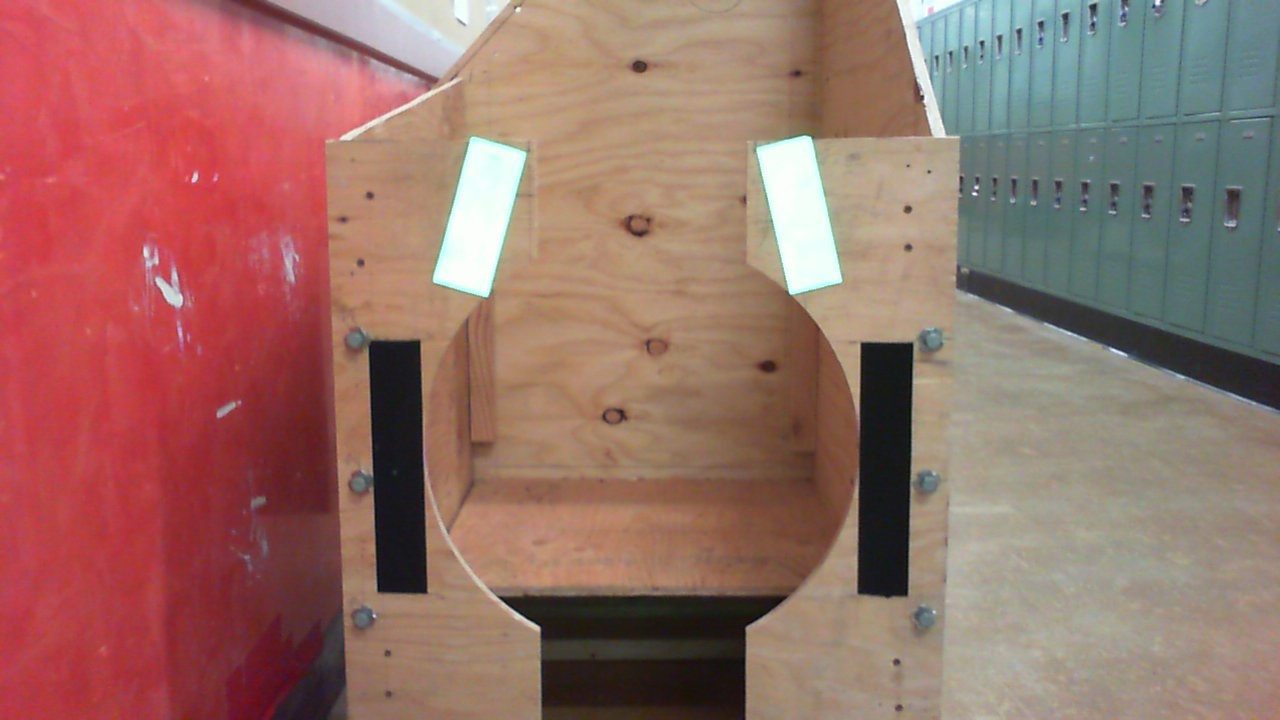
#> input picture ExperimentalFiles/WIN_20190122_17_53_22_Pro.jpg, 1280 x 720 px
$ python TapeRecStillPhoto.py
#> lines starting #> are read from the running program, lines starting #| are printed output that depends on the picture; after the words box and inside, x2 and y2 are one past the last pixel; in counts of white or black regions, pixels touching at a corner belong together
#> further down, frame is the input picture: shape (720, 1280, 3); mean B, G, R 103.7, 112.3, 151.9
"""
This is tape detectiong using still photos with angles and self created algorithm
"""

import numpy as np
import cv2
import math
from enum import Enum

class GripPipeline:
    """
    An OpenCV pipeline generated by GRIP.
    """

    def __init__(self):
        """initializes all values to presets or None if need to be set
        """

        self.__hsv_threshold_hue = [0.0, 180.0]
        self.__hsv_threshold_saturation = [0.0, 130.5050505050505]
        self.__hsv_threshold_value = [249.95503597122303, 255.0]

        self.hsv_threshold_output = None

        self.__find_contours_input = self.hsv_threshold_output
        self.__find_contours_external_only = False

        self.find_contours_output = None

        self.__filter_contours_contours = self.find_contours_output
        self.__filter_contours_min_area = 100.0
        self.__filter_contours_min_perimeter = 200.0
        self.__filter_contours_min_width = 50.0
        self.__filter_contours_max_width = 100.0
        self.__filter_contours_min_height = 0.0
        self.__filter_contours_max_height = 200.0
        self.__filter_contours_solidity = [0, 100]
        self.__filter_contours_max_vertices = 1000000.0
        self.__filter_contours_min_vertices = 0.0
        self.__filter_contours_min_ratio = 0.0
        self.__filter_contours_max_ratio = 1000.0

        self.filter_contours_output = None

        self.__convex_hulls_contours = self.filter_contours_output

        self.convex_hulls_output = None


    def process(self, source0):
        """
        Runs the pipeline and sets all outputs to new values.
        """
        # Step HSV_Threshold0:
        self.__hsv_threshold_input = source0
        (self.hsv_threshold_output) = self.__hsv_threshold(self.__hsv_threshold_input, self.__hsv_threshold_hue, self.__hsv_threshold_saturation, self.__hsv_threshold_value)

        # Step Find_Contours0:
        self.__find_contours_input = self.hsv_threshold_output
        (self.find_contours_output) = self.__find_contours(self.__find_contours_input, self.__find_contours_external_only)

        # Step Filter_Contours0:
        self.__filter_contours_contours = self.find_contours_output
        (self.filter_contours_output) = self.__filter_contours(self.__filter_contours_contours, self.__filter_contours_min_area, self.__filter_contours_min_perimeter, self.__filter_contours_min_width, self.__filter_contours_max_width, self.__filter_contours_min_height, self.__filter_contours_max_height, self.__filter_contours_solidity, self.__filter_contours_max_vertices, self.__filter_contours_min_vertices, self.__filter_contours_min_ratio, self.__filter_contours_max_ratio)

        # Step Convex_Hulls0:
        self.__convex_hulls_contours = self.filter_contours_output
        (self.convex_hulls_output) = self.__convex_hulls(self.__convex_hulls_contours)


    @staticmethod
    def __hsv_threshold(input, hue, sat, val):
        """Segment an image based on hue, saturation, and value ranges.
        Args:
            input: A BGR numpy.ndarray.
            hue: A list of two numbers the are the min and max hue.
            sat: A list of two numbers the are the min and max saturation.
            lum: A list of two numbers the are the min and max value.
        Returns:
            A black and white numpy.ndarray.
        """
        out = cv2.cvtColor(input, cv2.COLOR_BGR2HSV)
#> out: shape (720, 1280, 3); mean H, S, V 65, 93, 156.2
        return cv2.inRange(out, (hue[0], sat[0], val[0]),  (hue[1], sat[1], val[1]))
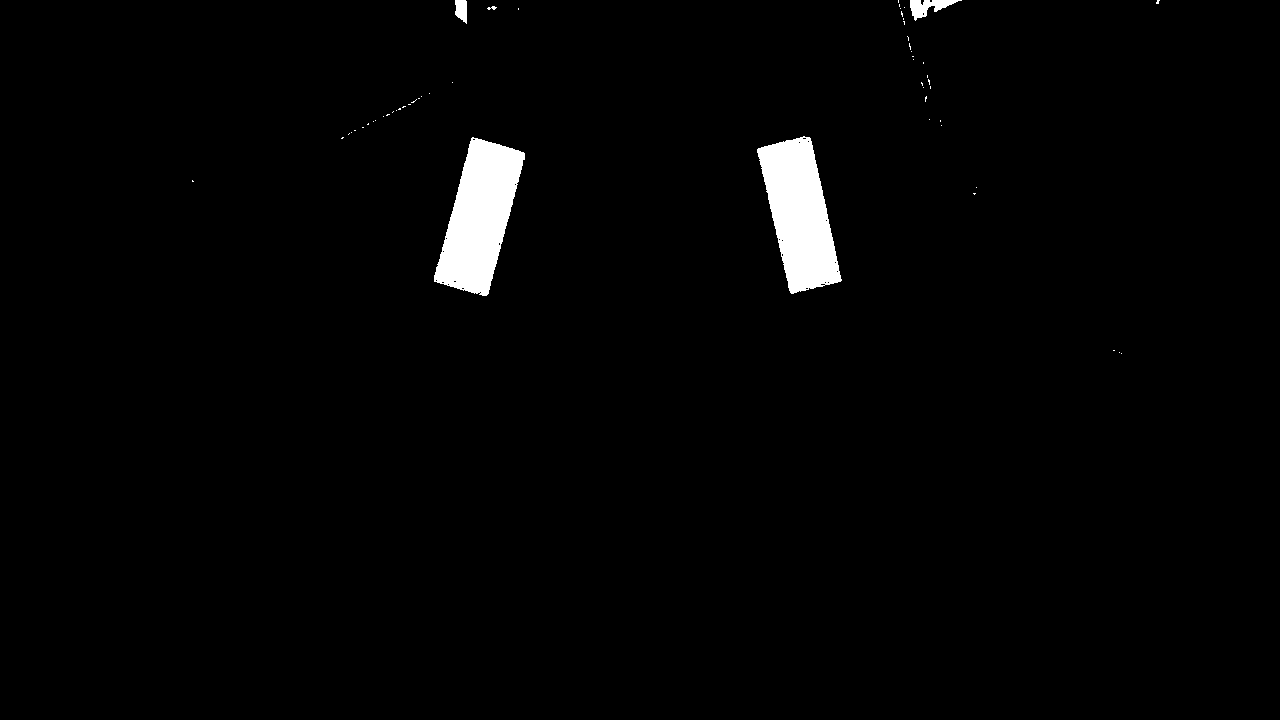
#> returned value: shape (720, 1280); 1.9% white; 55 white regions (50 under 20 px), largest, box (x1, y1, x2, y2) and area: (434, 137, 525, 296) 8433, (757, 136, 842, 294) 8103, (910, 0, 962, 21) 491, (455, 0, 467, 24) 227, (487, 6, 497, 10) 23

    @staticmethod
    def __find_contours(input, external_only):
        """Sets the values of pixels in a binary image to their distance to the nearest black pixel.
        Args:
            input: A numpy.ndarray.
            external_only: A boolean. If true only external contours are found.
        Return:
            A list of numpy.ndarray where each one represents a contour.
        """
        if(external_only):
            mode = cv2.RETR_EXTERNAL
        else:
            mode = cv2.RETR_LIST
        method = cv2.CHAIN_APPROX_SIMPLE
        contours, hierarchy =cv2.findContours(input, mode=mode, method=method)
        return contours

    @staticmethod
    def __filter_contours(input_contours, min_area, min_perimeter, min_width, max_width,
                        min_height, max_height, solidity, max_vertex_count, min_vertex_count,
                        min_ratio, max_ratio):
        """Filters out contours that do not meet certain criteria.
        Args:
            input_contours: Contours as a list of numpy.ndarray.
            min_area: The minimum area of a contour that will be kept.
            min_perimeter: The minimum perimeter of a contour that will be kept.
            min_width: Minimum width of a contour.
            max_width: MaxWidth maximum width.
            min_height: Minimum height.
            max_height: Maximimum height.
            solidity: The minimum and maximum solidity of a contour.
            min_vertex_count: Minimum vertex Count of the contours.
            max_vertex_count: Maximum vertex Count.
            min_ratio: Minimum ratio of width to height.
            max_ratio: Maximum ratio of width to height.
        Returns:
            Contours as a list of numpy.ndarray.
        """
#> called with min_area = 100, min_perimeter = 200, min_width = 50, max_width = 100, min_height = 0, max_height = 200, max_vertex_count = 1000000, min_vertex_count = 0
        output = []
        for contour in input_contours:
            x,y,w,h = cv2.boundingRect(contour)
            if (w < min_width or w > max_width):
                continue
            if (h < min_height or h > max_height):
                continue
            area = cv2.contourArea(contour)
            if (area < min_area):
                continue
            if (cv2.arcLength(contour, True) < min_perimeter):
                continue
            hull = cv2.convexHull(contour)
            solid = 100 * area / cv2.contourArea(hull)
            if (solid < solidity[0] or solid > solidity[1]):
                continue
            if (len(contour) < min_vertex_count or len(contour) > max_vertex_count):
                continue
            ratio = (float)(w) / h
            if (ratio < min_ratio or ratio > max_ratio):
                continue
            output.append(contour)
        return output

    @staticmethod
    def __convex_hulls(input_contours):
        """Computes the convex hulls of contours.
        Args:
            input_contours: A list of numpy.ndarray that each represent a contour.
        Returns:
            A list of numpy.ndarray that each represent a contour.
        """
        output = []
        for contour in input_contours:
            output.append(cv2.convexHull(contour))
        return output


# Self written code
frame = cv2.imread('WIN_20190122_17_53_22_Pro.jpg')
shape = cv2.imread('WIN_20190122_17_53_22_Pro.jpg')
boundedImg = cv2.imread('WIN_20190122_17_53_22_Pro.jpg')
eyes = GripPipeline()

class Tape:
    def __init__(self, cnt):
        self.center = None
        self.angle = None
        self.area = None
        self.vertices =  np.int0(cv2.boxPoints(cv2.minAreaRect(cnt)))
        self.sortedVerticesX = []
        self.sortedVerticesY = []
        self.contour = cnt

    def getCenter(self):
        M = cv2.moments(self.contour)
        self.center = (int(M['m10']/M['m00']), int(M['m01']/M['m00']))
        return self.center

    def getArea(self):
        M = cv2.moments(self.contour)
        self.area = M['m00']
        return self.area

    def getSortedVerticesX(self):
        def x(list):
            return list[1]
        self.sortedVerticesX = list(sorted(self.vertices, key = x))
        return self.sortedVerticesX

    def getSortedVerticesY(self):
        def Y(list):
            return list[1]
        self.sortedVerticesY = sorted(self.vertices, key = Y)
        return self.sortedVerticesY

    # def getAngle(self):
    #     self.angle = math.degrees(math.atan2(self.getSortedVerticesX()[1][0]-self.getSortedVerticesX()[0][0], self.getSortedVerticesX()[1][1]-self.getSortedVerticesX()[0][1]))
    #     return self.angle

    def getVertices(self):
        return self.vertices

    def getCenterLine(self, img):
        rows,cols = img.shape[:2]
        [vx,vy,x,y] = cv2.fitLine(self.contour, cv2.DIST_L2,0,0.01,0.01)
        lefty = int((-x*vy/vx) + y)
        righty = int(((cols-x)*vy/vx)+y)
        return [rows, cols, lefty, righty]

    def getEquation(self, img):
        rightPt = [self.getCenterLine(img)[1]-1, self.getCenterLine(img)[3]]
        leftPt = [0,self.getCenterLine(img)[2]]
        a = -(self.getCenterLine(img)[3]-self.getCenterLine(img)[2])
        b = self.getCenterLine(img)[1]-1
        c = self.getCenterLine(img)[3]*(self.getCenterLine(img)[1]-1)
        return [a,b,c]


def findIntercept(tape1, tape2, img):
    y = ((tape1.getEquation(img)[0]*tape2.getEquation(img)[2])-(tape1.getEquation(img)[2]*tape2.getEquation(img)[0]))/((tape1.getEquation(img)[0]*tape2.getEquation(img)[1])-(tape1.getEquation(img)[1]*tape2.getEquation(img)[0]))
    return y

def findCenter(tape1, tape2):
    M1 = cv2.moments(tape1.contour)
    M2 = cv2.moments(tape2.contour)
    c1x, c1y = int(M1['m10']/M1['m00']), int(M1['m01']/M1['m00'])
    c2x, c2y = int(M2['m10']/M2['m00']), int(M2['m01']/M2['m00'])
    centerX = int((c1x + c2x)/2)
    centerY = int((c1y + c2y)/2)
    return [centerX, centerY]
# access the generated code
eyes.process(frame)


    # Draws the bounding rectangle, the reason for it to be in if statement is because the tape is not always detected
    # Creates rectangle
tapeNum = 0
numOftape = len(eyes.filter_contours_output)
font = cv2.FONT_HERSHEY_SIMPLEX
boundedImg = cv2.putText(boundedImg,'# of tapes: '+str(numOftape),(10,12), font, 0.5,(255,255,255),1,cv2.LINE_AA)
#> boundedImg: shape (720, 1280, 3); 0.07% of pixels changed, all inside (x1, y1, x2, y2) = (11, 0, 118, 17)
tapes = []
sortedTapes = []
groups = []
for borders in eyes.filter_contours_output:
    tape = Tape(borders)
    tapes.append(tape)
    tapeNum += 1
    boundedImg = cv2.drawContours(boundedImg,[tape.vertices],0,(0,0,255),2)
        # Gets statistics on the rectangle
    boundedImg=cv2.circle(boundedImg, tape.getCenter(), 5, (0,255,0), thickness=-1, lineType=8, shift=0)
    # boundedImg = cv2.putText(boundedImg,'Tape#: '+str(tapeNum)+', Center at: '+str(tape.getCenter()[0])+','+str(tape.getCenter()[1])+'Angle: '+str(math.floor(tape.getAngle())),(tape.vertices[0][0],tape.vertices[0][1]), font, 0.4,(255,255,255),1,cv2.LINE_AA)
    boundedImg = cv2.putText(boundedImg,'Tape#: '+str(tapeNum)+', Center at: '+str(tape.getCenter()[0])+','+str(tape.getCenter()[1]),(tape.vertices[0][0],tape.vertices[0][1]), font, 0.4,(255,255,255),1,cv2.LINE_AA)

    def getLeftCorner(list):
        return list.getSortedVerticesX()[0][0]
    sortedTapes = sorted(tapes, key = getLeftCorner)

    # Grouping
    for i in range(len(tapes)):
        for j in range(len(tapes)):
            if (sortedTapes[i].getCenter()!=sortedTapes[j].getCenter()) and findIntercept(sortedTapes[i], sortedTapes[j], boundedImg) < findCenter(sortedTapes[i], sortedTapes[j])[1] :
                groups.append([sortedTapes[i], sortedTapes[j]])
                break
    list(set(tapes))


    # Finding the middle point only if there are 2 tapes (will be updated later)
    for target in groups:
        # [9 lines of commented-out code are left out]
        boundedImg =  cv2.rectangle(boundedImg,(target[0].getSortedVerticesX()[2][0],target[0].getSortedVerticesX()[0][1]),(target[1].getSortedVerticesY()[2][0],target[1].getSortedVerticesY()[3][1]),(0,255,0),3)
        for strip in target:
            boundedImg = cv2.line(boundedImg,(strip.getCenterLine(boundedImg)[1]-1,strip.getCenterLine(boundedImg)[3]),(0,strip.getCenterLine(boundedImg)[2]),(0,255,0),2)
#> this loop made 2 passes
#> pass 1, `boundedImg = cv2.putText(boundedImg,'Tape#: '+str(tapeNum)+', Center a..`:
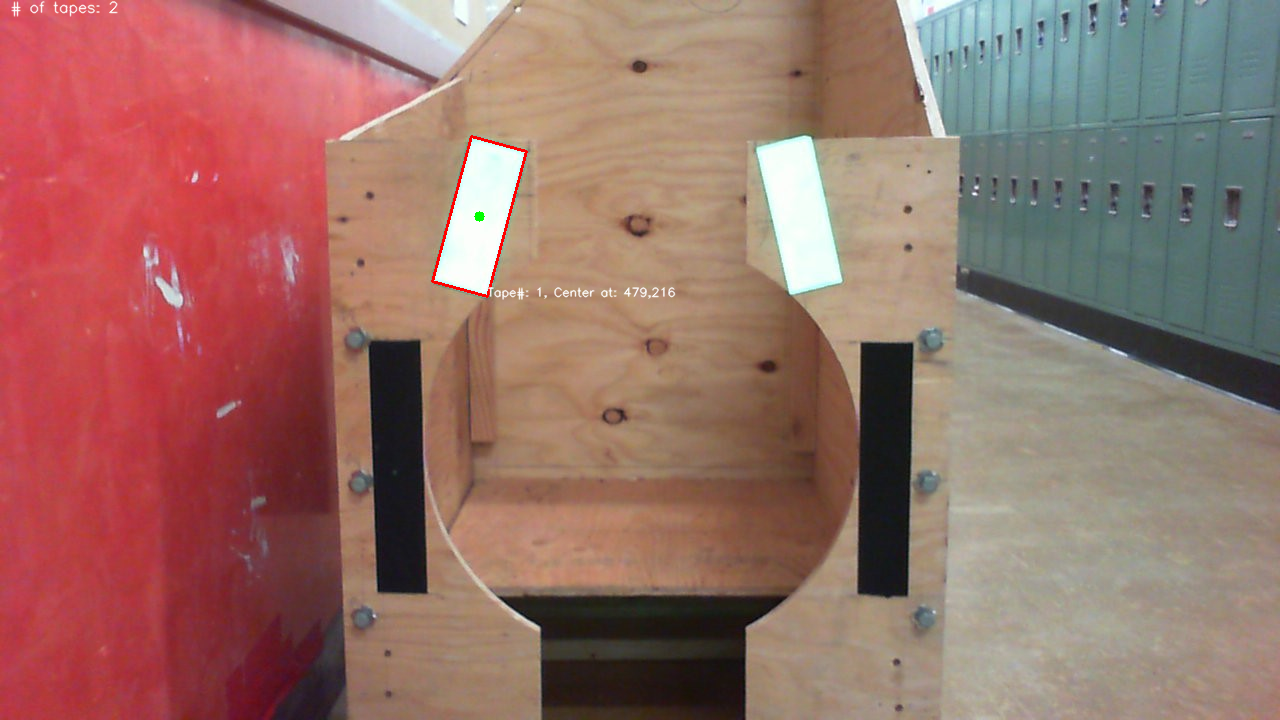
#> boundedImg: shape (720, 1280, 3); mean B, G, R 103.6, 112.1, 152
#> pass 2, `boundedImg = cv2.drawContours(boundedImg,[tape.vertices],0,(0,0,255),2)`:
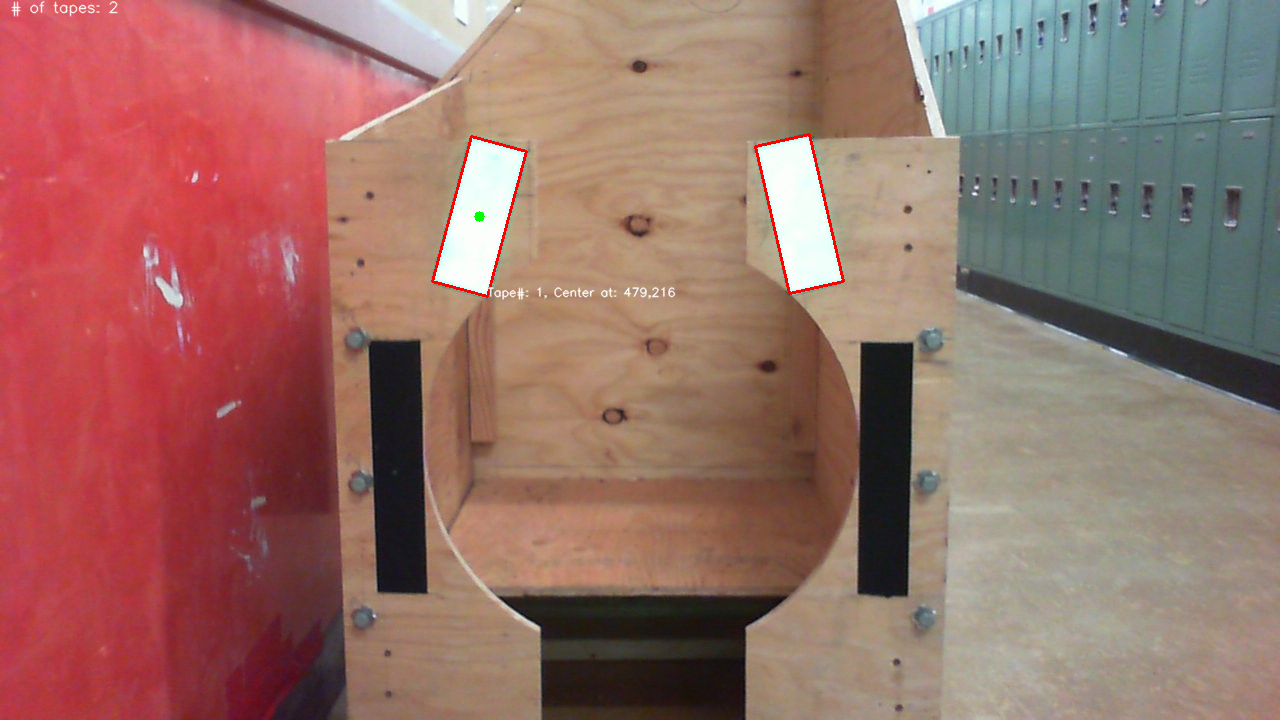
#> boundedImg: shape (720, 1280, 3); 0.13% of pixels changed, all inside (x1, y1, x2, y2) = (754, 133, 845, 295)
#> after the loop:
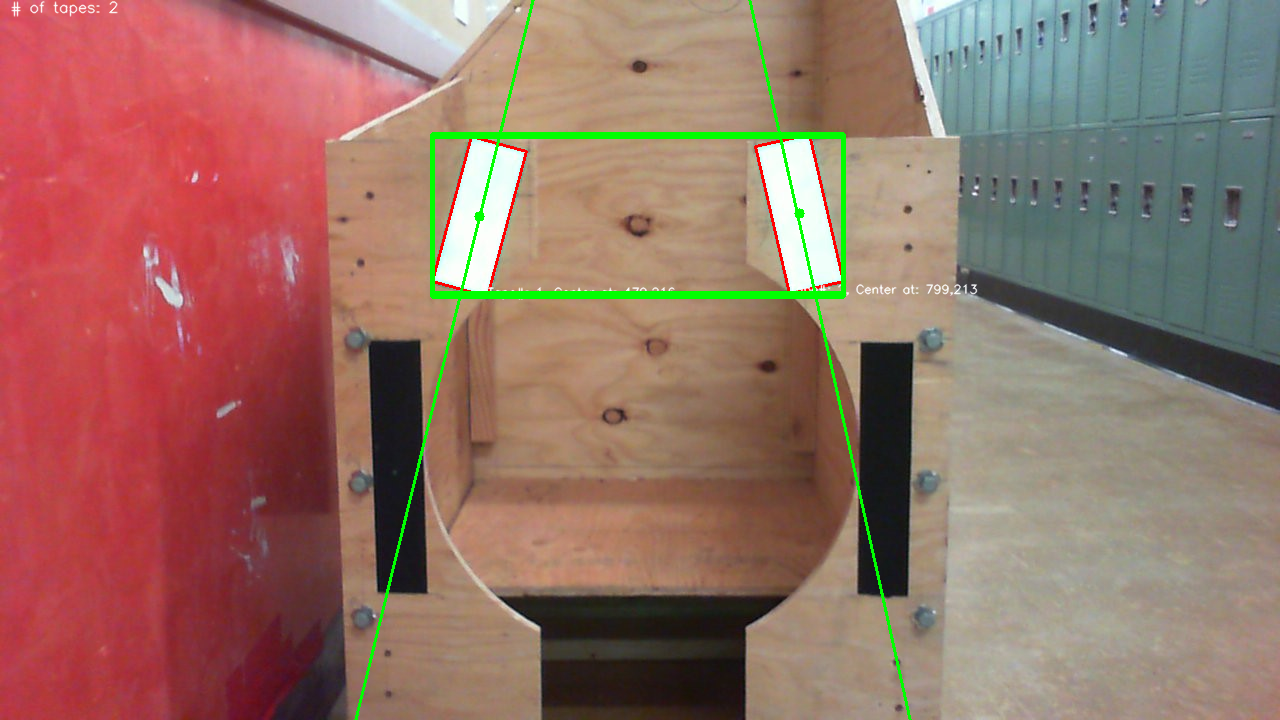
#> boundedImg: shape (720, 1280, 3); 1.41% of pixels changed, all inside (x1, y1, x2, y2) = (354, 0, 978, 720)
#> after the loop, groups = 2 items; tapeNum = 2; tapes = 2 items

    # multiple image to compare effect
cv2.imshow('frame3',boundedImg)
cv2.waitKey(0)


# When everything done, release the capture
cv2.destroyAllWindows()
